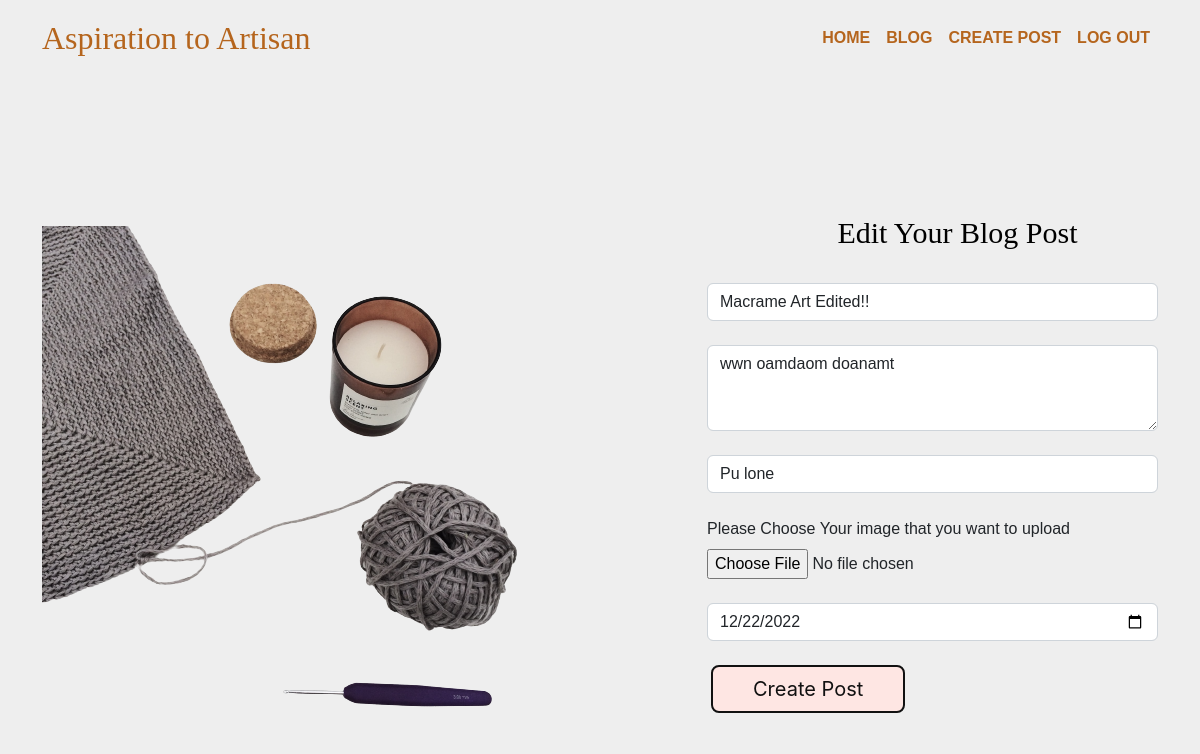
The page /blog/edit/13 (signed in) on the database as committed earlier.
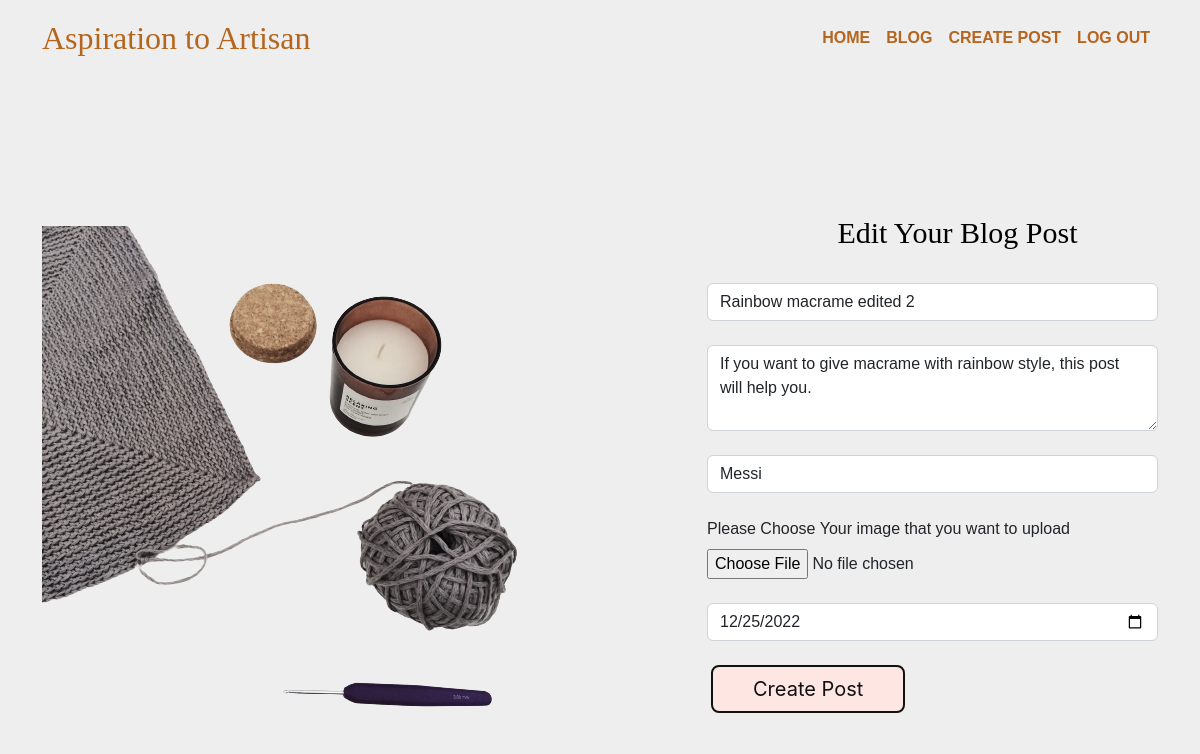
The same page on the database as committed later.
### Artisan/model.py (models this page shows)
class Cards(db.Model,UserMixin):
    card_id = db.Column(db.Integer,primary_key=True)
    title = db.Column(db.String(255),nullable=False)
    content = db.Column(db.Text)
    author = db.Column(db.String(255),nullable=False)
    created_date = db.Column(db.DateTime,default=datetime.utcnow)
    image_url = db.Column(db.String(255), nullable=False)
    user_id = db.Column(db.Integer,db.ForeignKey('user.id'))

### Artisan/routes.py (the view, shortened to what this page needs)
@app.route('/blog/edit/<int:id>',methods=["GET","POST"])
@login_required
def editPost(id):
    updatecard = Cards.query.get_or_404(id)
    form = BlogPostForm()
    id = current_user.id
    if id == updatecard.owned_user.id:
        form.title.data =  updatecard.title
        form.content.data = updatecard.content
        form.author.data = updatecard.author
        form.created_date.data = updatecard.created_date
        form.image.data = updatecard.image_url
        return render_template('editPost.html',form=form,id=updatecard.card_id)
    else:
        flash(f'Only Allow User can Edit post',category='warning')
        cards = Cards.query.order_by(Cards.created_date)
        return render_template('Blog.html',cards=cards)

### Artisan/form.py
class BlogPostForm(FlaskForm):
    title = StringField(label='title',validators=[DataRequired()])
    content = TextAreaField(label='content',validators=[DataRequired()])
    author = StringField(label='author',validators=[DataRequired()])
    created_date = DateField(label='created_dae',validators=[DataRequired()])
    image = StringField (label='image')
    create = SubmitField(label='Create Post')

### Artisan/routes.py (called while the page is built)
@login_manager.user_loader
def load_user(user_id):
    return User.query.get(int(user_id))

### Artisan/templates/editPost.html (shortened to what this page needs)
{% extends "layout.html" %}
{% block main %}
<section class="vh-100">
    <div class="container py-5 h-100">
      <div class="row d-flex align-items-center justify-content-center h-100">
        <div class="col-md-8 col-lg-7 col-xl-6">
          <img src="/static/image/wool3.png" class="img-fluid" alt="Phone image" >
        </div>
        <div class="col-md-7 col-lg-5 col-xl-5 offset-xl-1">
          <form method="post" enctype="multipart/form-data" >
            <h3 class="text-center">Edit Your Blog Post</h3>
            <div class="form-outline mb-4">
              {{ form.title(class="form-control",placeholder="Enter Title")}}
            </div>
            <div class="form-outline mb-4">
                  {{ form.content(class="form-control",id="exampleFormControlTextarea1", rows="3",placeholder="Content")}}
            </div>
            <div class="form-outline mb-4">
              {{ form.author(class="form-control",placeholder="Enter Your Name")}}
          </div>
          <div class="form-outline mb-4">
              <label for="formFile" class="form-label">Please Choose Your image that you want to upload</label>
              {{ form.image(class="form-control-file",type="file", id="formFile",placeholder="Image")}}
          </div>
          <div class="form-outline mb-4">
              {{ form.created_date(class="form-control",placeholder="Content")}}
          </div>
          <div class="form-outline mb-4">
              {{ form.create(class="btn button-56 btn-floating mx-1 ")}}
          </div>
          </form>
        </div>
      </div>
    </div>
  </section>
{% endblock %}

Rows that differ between the two databases and show on the page:
changed Cards: title "Macrame Art Edited!!" → "Rainbow macrame edited 2"; content "wwn oamdaom doanamt" → "If you want to give macrame with rainbow style, this post will help you."; author "Pu lone" → "Messi"; created_date "12/22/2022" → "12/25/2022"
